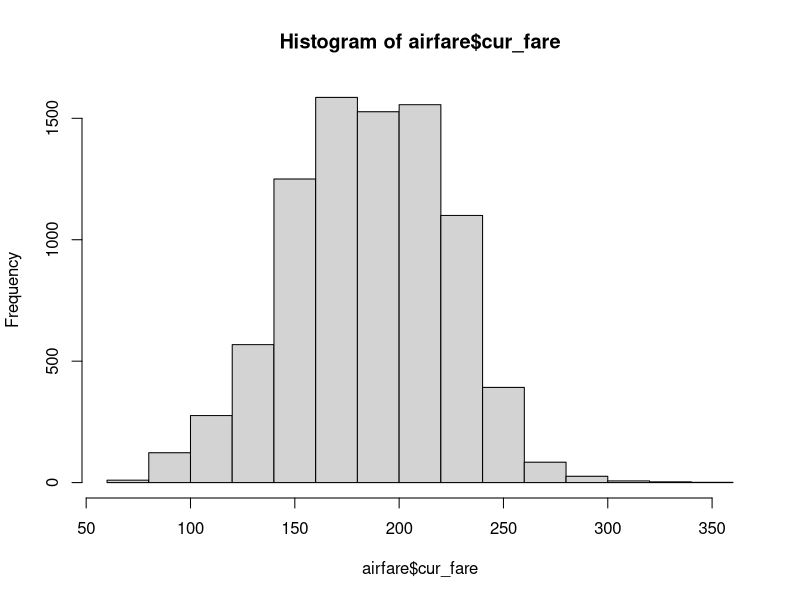
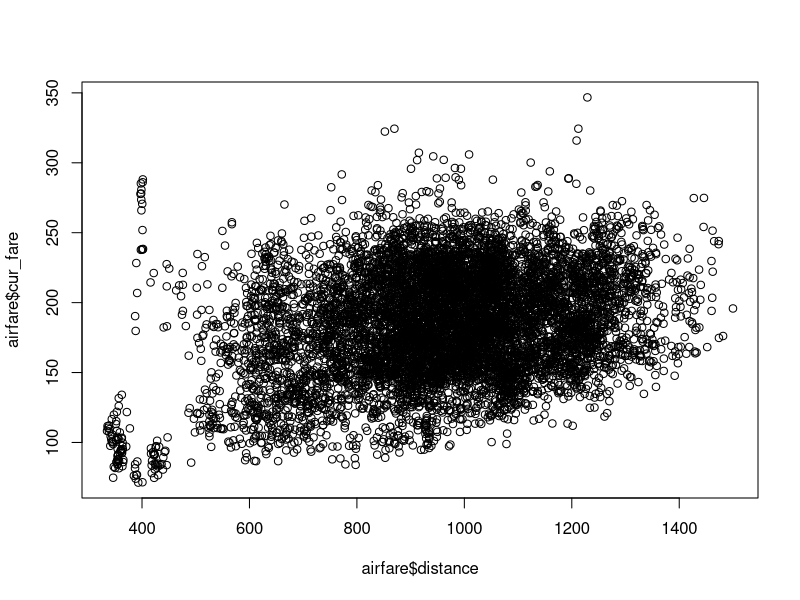
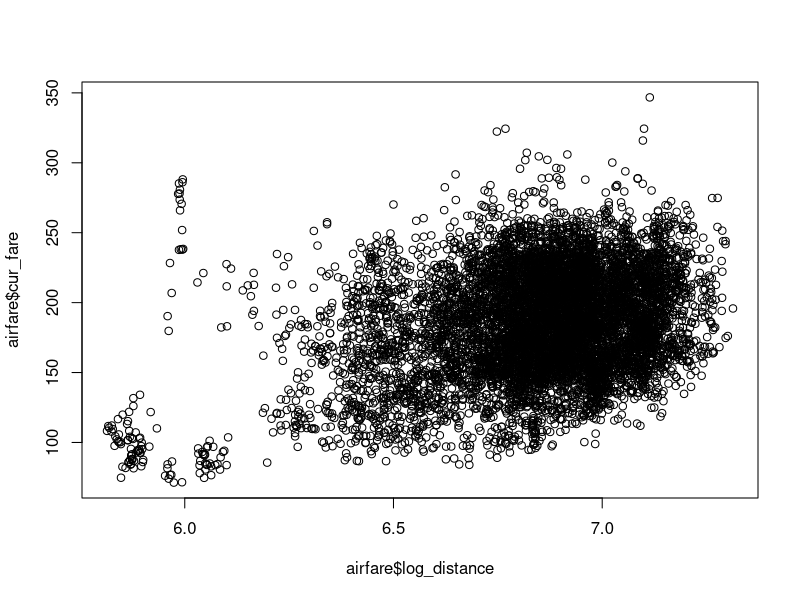

Recreate these plots in R, in order.
#Machine Learning Assignment 1
#Consumer Airfare Report - Top 1,000 City-Pair Markets
#Navid Farzanpay
#1/29/2026
airfare<-read.csv("Consumer_Airfare_Report__Table_2_-_Top_1_000_City-Pair_Markets.csv")
dim(airfare)
#Descriptive statistics for average fare
summary(airfare$cur_fare)
#Frequency table for city
table(airfare$city)
#Histogram of average fare
hist(airfare$cur_fare)
#Scatterplot of average fare vs distance
plot(airfare$distance, airfare$cur_fare)
#log-transformation distance
airfare$log_distance<-log(airfare$distance)
#Scatterplot using transformed distance
plot(airfare$log_distance,airfare$cur_fare)
